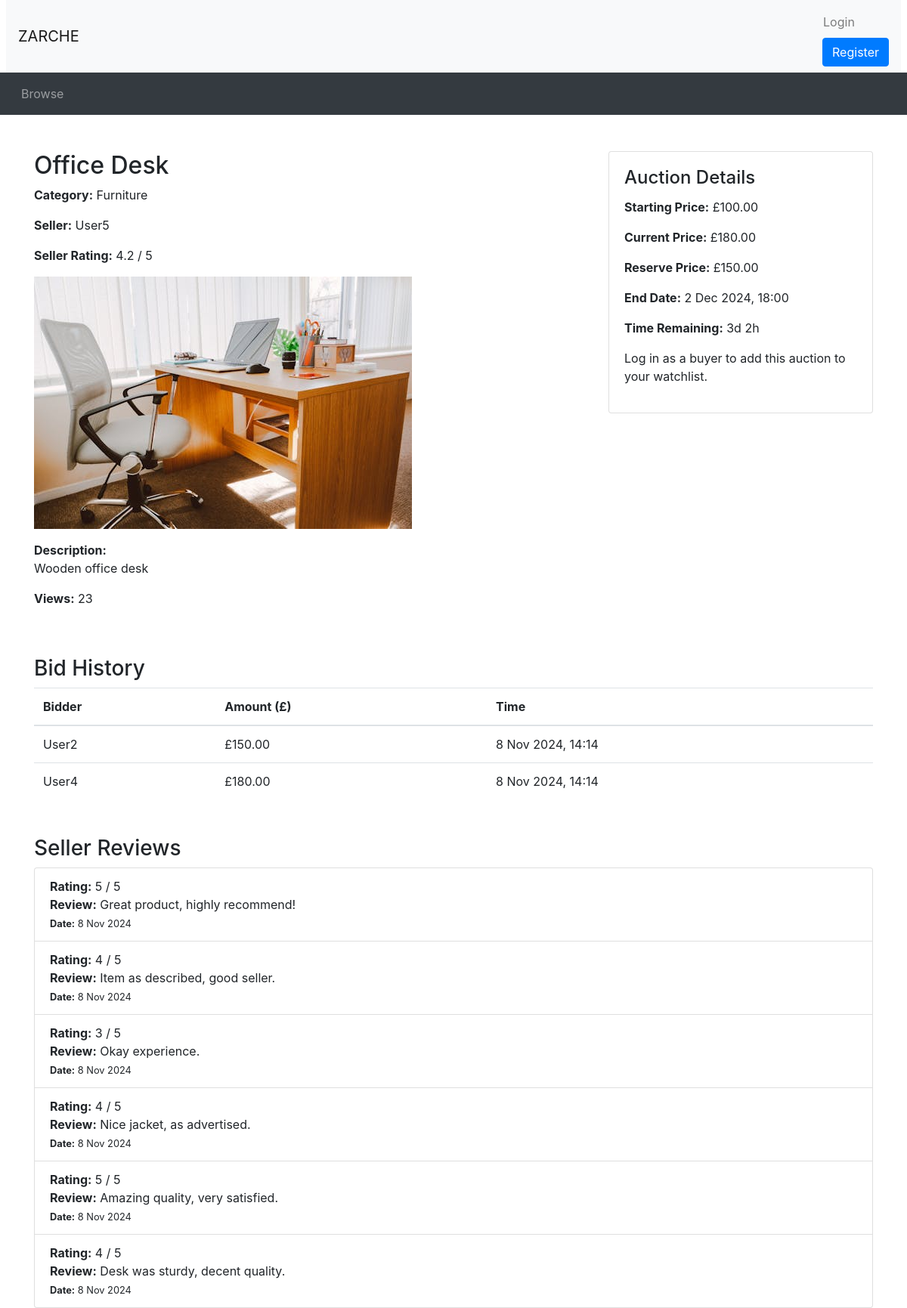
Page /auction_details.php?auctionID=12 on the committed database.
### tables this page shows
CREATE TABLE `Auction` (
  `AuctionID` INT AUTO_INCREMENT PRIMARY KEY,
  `UserID` INT,
  `ItemName` VARCHAR(255) NOT NULL,
  `Description` VARCHAR(255) NOT NULL,
  `CategoryID` INT,
  `ReservePrice` DECIMAL(10, 2),
  `StartPrice` DECIMAL(10, 2),
  `EndDate` DATETIME,
  `Views` INT DEFAULT 0,
  `Image` VARCHAR(255),
  FOREIGN KEY (`UserID`) REFERENCES `Users`(`UserID`) ON DELETE CASCADE,
  FOREIGN KEY (`CategoryID`) REFERENCES `Category`(`CategoryID`) ON DELETE CASCADE
);

CREATE TABLE `Category` (
  `CategoryID` INT AUTO_INCREMENT PRIMARY KEY,
  `CategoryName` VARCHAR(255) NOT NULL
);

CREATE TABLE `Users` (
  `UserID` INT AUTO_INCREMENT PRIMARY KEY,
  `Username` VARCHAR(255) NOT NULL,
  `Email` VARCHAR(255) NOT NULL,
  `Password` VARCHAR(255) NOT NULL,
  `Role` ENUM('buyer', 'seller', 'admin') NOT NULL,
  `blacklisted` BOOLEAN NOT NULL DEFAULT 0
);

CREATE TABLE `Bid` (
  `BidID` INT AUTO_INCREMENT PRIMARY KEY,
  `AuctionID` INT,
  `UserID` INT,
  `BidAmount` DECIMAL(10, 2),
  `BidTime` TIMESTAMP DEFAULT CURRENT_TIMESTAMP,
  FOREIGN KEY (`AuctionID`) REFERENCES `Auction`(`AuctionID`) ON DELETE CASCADE,
  FOREIGN KEY (`UserID`) REFERENCES `Users`(`UserID`) ON DELETE CASCADE
);

CREATE TABLE `SellerReviews` (
  `ReviewID` INT AUTO_INCREMENT PRIMARY KEY,
  `AuctionID` INT NOT NULL,
  `BuyerID` INT NOT NULL,
  `SellerID` INT NOT NULL,
  `Rating` INT CHECK (`Rating` BETWEEN 1 AND 5),
  `ReviewText` TEXT,
  `ReviewDate` TIMESTAMP DEFAULT CURRENT_TIMESTAMP,
  FOREIGN KEY (`AuctionID`) REFERENCES `Auction`(`AuctionID`) ON DELETE CASCADE,
  FOREIGN KEY (`BuyerID`) REFERENCES `Users`(`UserID`) ON DELETE CASCADE,
  FOREIGN KEY (`SellerID`) REFERENCES `Users`(`UserID`) ON DELETE CASCADE
);

### utilities.php (called while the page is built, shortened)
<?php
function display_time_remaining($interval) {
    if ($interval->days == 0 && $interval->h == 0) {
      $time_remaining = $interval->format('%im %Ss');
    }
    else if ($interval->days == 0) {
      $time_remaining = $interval->format('%hh %im');
    }
    else {
      $time_remaining = $interval->format('%ad %hh');
    }
  return $time_remaining;
}
?>

### auction_details.php (the view, shortened to what this page needs)
<?php
include_once("header.php");
include_once("utilities.php");
$auctionID = $_GET['auctionID'];
$sql = "SELECT a.ItemName, a.Description, a.StartPrice, a.ReservePrice, a.EndDate, a.Image,
               u.UserName AS SellerName, u.UserID AS SellerID, c.CategoryName, a.Views
        FROM Auction a
        JOIN Users u ON a.UserID = u.UserID
        JOIN Category c ON a.CategoryID = c.CategoryID
        WHERE a.AuctionID = ?";
$stmt = $conn->prepare($sql);
$stmt->bind_param("i", $auctionID);
$stmt->execute();
$result = $stmt->get_result();
if ($result->num_rows === 0) {
    echo "<div class='container mt-5'><p>Auction not found.</p></div>";
} else {
    $auction = $result->fetch_assoc();
    $bidQuery = "SELECT BidAmount, UserID FROM Bid WHERE AuctionID = ? ORDER BY BidAmount DESC LIMIT 1";
    $bidStmt = $conn->prepare($bidQuery);
    $bidStmt->bind_param("i", $auctionID);
    $bidStmt->execute();
    $bidResult = $bidStmt->get_result();
    $currentPrice = $auction['StartPrice'];
    if ($bidResult->num_rows > 0) {
        $bidData = $bidResult->fetch_assoc();
        $currentPrice = $bidData['BidAmount'];
    }
$now = new DateTime();
$endDate = new DateTime($auction['EndDate']);
$timeRemaining = $now < $endDate ? $endDate->diff($now) : null;
$sellerID = $auction['SellerID'];
$avgRatingQuery = "SELECT AVG(Rating) AS AvgRating FROM SellerReviews WHERE SellerID = ?";
$avgRatingStmt = $conn->prepare($avgRatingQuery);
$avgRatingStmt->bind_param("i", $sellerID);
$avgRatingStmt->execute();
$avgRatingResult = $avgRatingStmt->get_result();
$avgRatingData = $avgRatingResult->fetch_assoc();
$avgRating = $avgRatingData['AvgRating'] ?? 0;
echo "<div class='container mt-5'>";
echo "<div class='row'>";
echo "<div class='col-md-8'>";
echo "<h2>" . htmlspecialchars($auction['ItemName']) . "</h2>";
echo "<p><strong>Category:</strong> " . htmlspecialchars($auction['CategoryName']) . "</p>";
echo "<p><strong>Seller:</strong> " . htmlspecialchars($auction['SellerName']) . "</p>";
echo "<p><strong>Seller Rating:</strong> " . ($avgRating ? number_format($avgRating, 1) . " / 5" : "No reviews yet") . "</p>";
if (!empty($auction['Image'])) {
    echo "<img src='" . htmlspecialchars($auction['Image']) . "' alt='Auction Image' class='img-fluid mb-3' />";
} else {
    echo "<p><em>No image available for this auction.</em></p>";
}
echo "<p><strong>Description:</strong><br>" . nl2br(htmlspecialchars($auction['Description'])) . "</p>";
echo "<p><strong>Views:</strong> " . htmlspecialchars($auction['Views']) . "</p>";
    echo "</div>";
    echo "<div class='col-md-4'>";
    echo "<div class='card mb-3'>";
    echo "<div class='card-body'>";
    echo "<h4 class='card-title'>Auction Details</h4>";
    echo "<p><strong>Starting Price:</strong> £" . number_format($auction['StartPrice'], 2) . "</p>";
    echo "<p><strong>Current Price:</strong> £" . number_format($currentPrice, 2) . "</p>";
    if (!empty($auction['ReservePrice'])) {
        echo "<p><strong>Reserve Price:</strong> £" . number_format($auction['ReservePrice'], 2) . "</p>";
    }
    echo "<p><strong>End Date:</strong> " . htmlspecialchars(date("j M Y, H:i", strtotime($auction['EndDate']))) . "</p>";
    if ($timeRemaining) {
        echo "<p><strong>Time Remaining:</strong> " . display_time_remaining($timeRemaining) . "</p>";
    } else {
        echo "<p class='text-danger'><strong>This auction has ended.</strong></p>";
    }
    if (isset($_SESSION['logged_in']) && $_SESSION['logged_in'] === true && $_SESSION['Role'] === 'buyer') {
        $userID = $_SESSION['UserID'];
        $watchlistQuery = "SELECT * FROM WatchList WHERE AuctionID = ? AND UserID = ?";
        $watchlistStmt = $conn->prepare($watchlistQuery);
        $watchlistStmt->bind_param("ii", $auctionID, $userID);
        $watchlistStmt->execute();
        $watchlistResult = $watchlistStmt->get_result();
        if ($watchlistResult->num_rows > 0) {
            echo "<form method='post' action='remove_from_watchlist.php'>
                    <input type='hidden' name='auctionID' value='$auctionID'>
                    <button type='submit' class='btn btn-secondary btn-block'>Unwatch</button>
                  </form>";
        } else {
            echo "<form method='post' action='add_to_watchlist.php'>
                    <input type='hidden' name='auctionID' value='$auctionID'>
                    <button type='submit' class='btn btn-primary btn-block'>Add to Watchlist</button>
                  </form>";
        }
        $watchlistStmt->close();
    } else {
        echo "<p><a'login.php'>Log in as a buyer</a> to add this auction to your watchlist.</p>";
    }
    echo "</div>";
    echo "</div>";
    echo "</div>";
    echo "</div>";
    echo "<div class='bid-history mt-5'>";
    echo "<h3>Bid History</h3>";
    $historyQuery = "SELECT b.BidAmount, b.BidTime, u.Username AS BidderName
                     FROM Bid b
                     JOIN Users u ON b.UserID = u.UserID
                     WHERE b.AuctionID = ?
                     ORDER BY b.BidTime DESC";
    $historyStmt = $conn->prepare($historyQuery);
    $historyStmt->bind_param("i", $auctionID);
    $historyStmt->execute();
    $historyResult = $historyStmt->get_result();
    if ($historyResult->num_rows > 0) {
        echo "<table class='table'>";
        echo "<thead><tr><th>Bidder</th><th>Amount (£)</th><th>Time</th></tr></thead>";
        echo "<tbody>";
        while ($bidRow = $historyResult->fetch_assoc()) {
            echo "<tr>";
            echo "<td>" . htmlspecialchars($bidRow['BidderName']) . "</td>";
            echo "<td>£" . number_format($bidRow['BidAmount'], 2) . "</td>";
            echo "<td>" . date("j M Y, H:i", strtotime($bidRow['BidTime'])) . "</td>";
            echo "</tr>";
        }
        echo "</tbody></table>";
    } else {
        echo "<p>No bids yet.</p>";
    }
    echo "</div>";
    echo "<div class='seller-reviews mt-5'>";
    echo "<h3>Seller Reviews</h3>";
    $reviewQuery = "SELECT Rating, ReviewText, ReviewDate FROM SellerReviews WHERE SellerID = ? ORDER BY ReviewDate DESC";
    $reviewStmt = $conn->prepare($reviewQuery);
    $reviewStmt->bind_param("i", $sellerID);
    $reviewStmt->execute();
    $reviewResult = $reviewStmt->get_result();
    if ($reviewResult->num_rows > 0) {
        echo "<ul class='list-group'>";
        while ($review = $reviewResult->fetch_assoc()) {
            echo "<li class='list-group-item'>";
            echo "<strong>Rating:</strong> " . $review['Rating'] . " / 5<br>";
            echo "<strong>Review:</strong> " . htmlspecialchars($review['ReviewText']) . "<br>";
            echo "<small><strong>Date:</strong> " . date("j M Y", strtotime($review['ReviewDate'])) . "</small>";
            echo "</li>";
        }
        echo "</ul>";
    } else {
        echo "<p>No reviews for this seller.</p>";
    }
}
echo "</div>";
include_once("footer.php");
?>

### rows in the picture
auction: ItemName "Office Desk", CategoryID.CategoryName "Furniture", UserID.Username "User5", Image (picture), Description "Wooden office desk", Views "23", StartPrice "100.00", ReservePrice "150.00", EndDate "2 Dec 2024, 18:00"
bid: BidAmount "180.00", UserID.Username "User4", BidTime "8 Nov 2024, 14:14"
bid: UserID.Username "User2", BidAmount "150.00", BidTime "8 Nov 2024, 14:14"
sellerreviews: Rating "5", ReviewText "Great product, highly recommend!", ReviewDate "8 Nov 2024"
sellerreviews: Rating "4", ReviewText "Item as described, good seller.", ReviewDate "8 Nov 2024"
sellerreviews: Rating "3", ReviewText "Okay experience.", ReviewDate "8 Nov 2024"
sellerreviews: Rating "4", ReviewText "Nice jacket, as advertised.", ReviewDate "8 Nov 2024"
sellerreviews: Rating "5", ReviewText "Amazing quality, very satisfied.", ReviewDate "8 Nov 2024"
sellerreviews: Rating "4", ReviewText "Desk was sturdy, decent quality.", ReviewDate "8 Nov 2024"

### other values in the picture
$avgRating "4.2"
